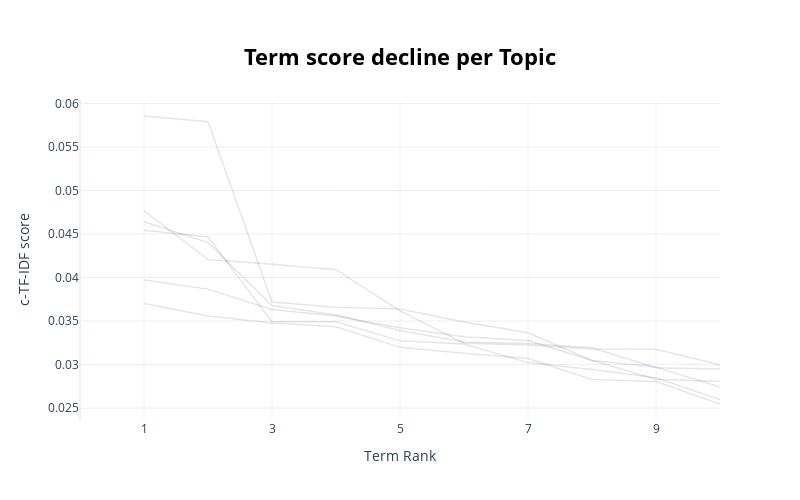

The notebook cell saved with this chart:
### Code cell
# Visualize term rank decrease
tp_model.visualize_term_rank()

### Figure 1 — Plotly figure (JSON) as saved in the notebook; plotly's stock layout.template omitted (floating-point values rounded to 4 significant figures)
{"data": [{"hovertext": "<b>Topic -1</b>:feel_think_know_people_life_want_t", "line": {"color": "black", "width": 1.5}, "mode": "lines+lines", "name": "", "opacity": 0.1, "type": "scatter", "x": [1, 2, 3, 4, 5, 6, 7, 8, 9, 10], "y": [0.03703, 0.03559, 0.03478, 0.03435, 0.03197, 0.0313, 0.03071, 0.02829, 0.02806, 0.02547]}, {"hovertext": "<b>Topic 0</b>:know_feel_thing_life_want_think_try", "line": {"color": "black", "width": 1.5}, "mode": "lines+lines", "name": "", "opacity": 0.1, "type": "scatter", "x": [1, 2, 3, 4, 5, 6, 7, 8, 9, 10], "y": [0.04544, 0.04465, 0.03493, 0.03492, 0.03272, 0.03236, 0.03023, 0.02944, 0.02848, 0.02598]}, {"hovertext": "<b>Topic 1</b>:feel_know_thing_want_life_think_peo", "line": {"color": "black", "width": 1.5}, "mode": "lines+lines", "name": "", "opacity": 0.1, "type": "scatter", "x": [1, 2, 3, 4, 5, 6, 7, 8, 9, 10], "y": [0.0397, 0.03867, 0.03632, 0.03557, 0.03424, 0.03321, 0.03276, 0.03046, 0.02972, 0.02741]}, {"hovertext": "<b>Topic 2</b>:behavior_hyperactive_feel_know_peop", "line": {"color": "black", "width": 1.5}, "mode": "lines+lines", "name": "", "opacity": 0.1, "type": "scatter", "x": [1, 2, 3, 4, 5, 6, 7, 8, 9, 10], "y": [0.05856, 0.05791, 0.03719, 0.03659, 0.03639, 0.0349, 0.03366, 0.03047, 0.02832, 0.02805]}, {"hovertext": "<b>Topic 3</b>:feel_thing_think_suicide_know_peopl", "line": {"color": "black", "width": 1.5}, "mode": "lines+lines", "name": "", "opacity": 0.1, "type": "scatter", "x": [1, 2, 3, 4, 5, 6, 7, 8, 9, 10], "y": [0.0477, 0.04206, 0.04151, 0.0409, 0.03617, 0.03245, 0.03225, 0.03179, 0.03176, 0.02998]}, {"hovertext": "<b>Topic 4</b>:think_know_feel_want_life_tell_well", "line": {"color": "black", "width": 1.5}, "mode": "lines+lines", "name": "", "opacity": 0.1, "type": "scatter", "x": [1, 2, 3, 4, 5, 6, 7, 8, 9, 10], "y": [0.04641, 0.04401, 0.03678, 0.0357, 0.03391, 0.0326, 0.03241, 0.03194, 0.02964, 0.0295]}], "layout": {"height": 500, "hoverlabel": {"bgcolor": "white", "font": {"family": "Rockwell", "size": 16}}, "showlegend": false, "title": {"font": {"color": "Black", "size": 22}, "text": "<b>Term score decline per Topic</b>", "x": 0.5, "xanchor": "center", "y": 0.9, "yanchor": "top"}, "width": 800, "xaxis": {"dtick": 2, "range": [0, 10], "tick0": 1, "title": {"text": "Term Rank"}, "type": "linear"}, "yaxis": {"autorange": true, "range": [0.02363, 0.0604], "title": {"text": "c-TF-IDF score"}, "type": "linear"}}}
